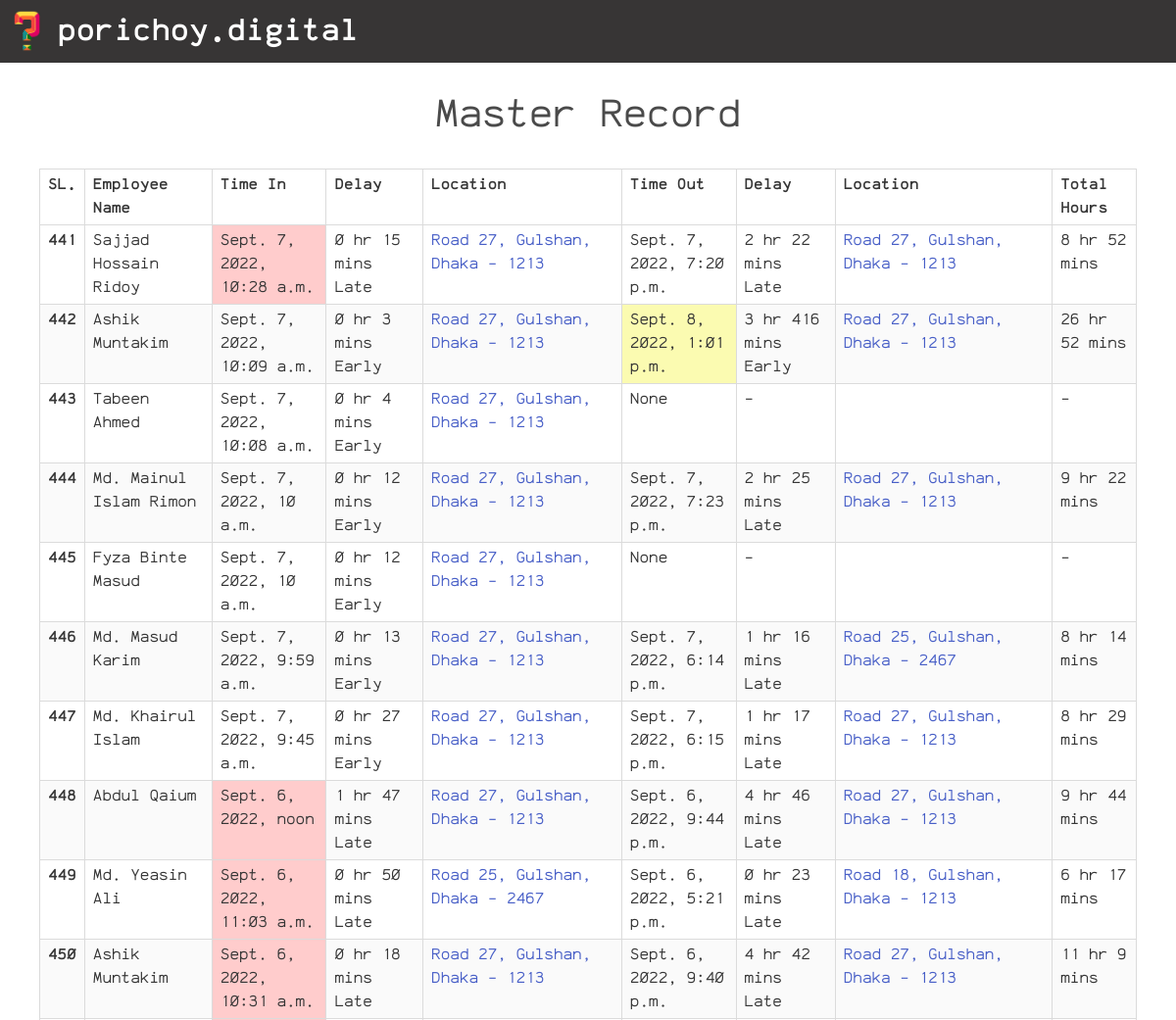
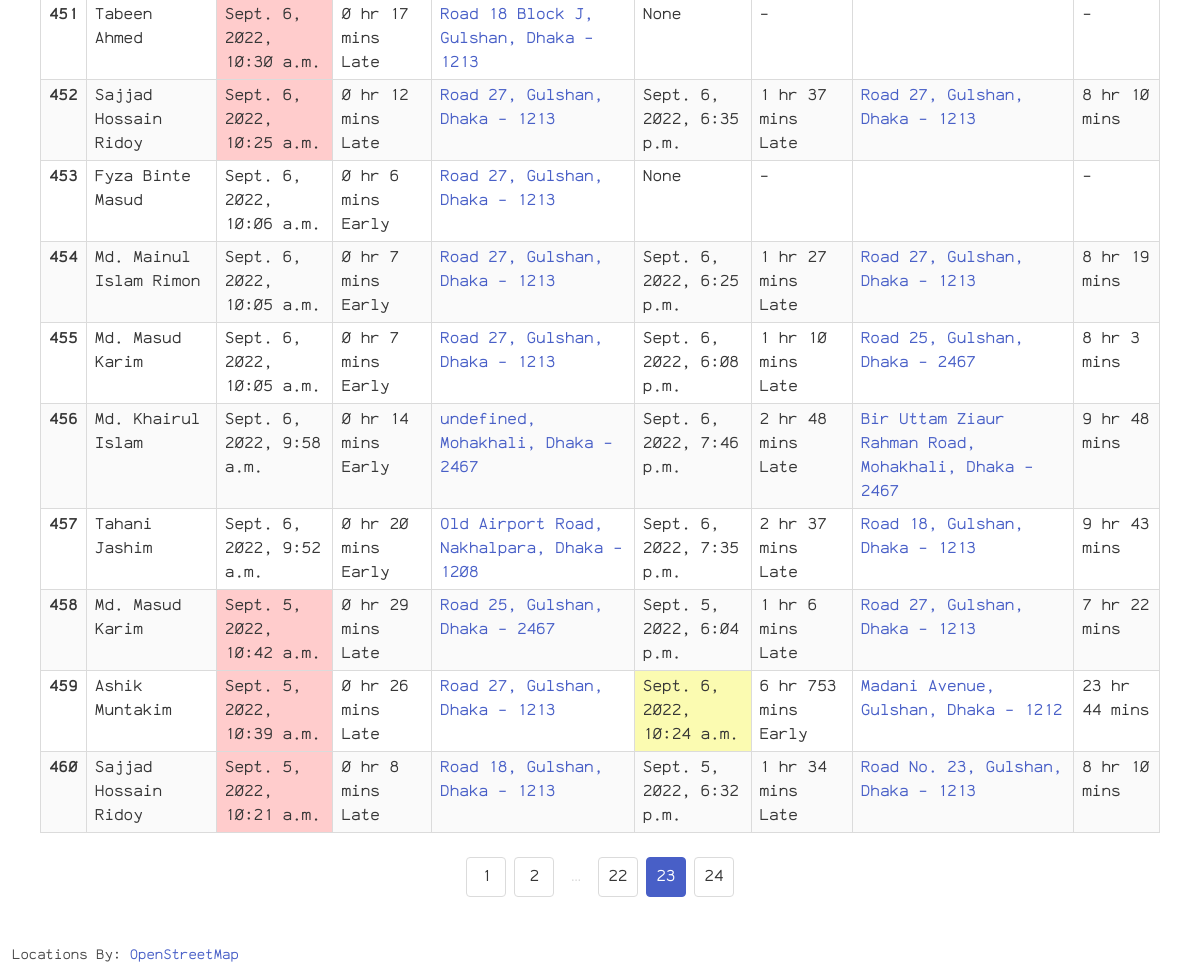
Screenshot of /dashboard-master/23 (signed in) with the database file from the repository (2 pictures, top to bottom).
### main/models.py (models this page shows)
class Log(models.Model):
    name = models.CharField(max_length=60, default='Not Given')
    time_in = models.DateTimeField(null=True, blank=True)
    late_join = models.BooleanField(default=False, null=True, blank=True)
    location_in = models.CharField(max_length=500, null=True, blank=True)
    location_in_url = models.CharField(max_length=500, null=True, blank=True)
    delay_in = models.CharField(max_length=50, default='-', null=True)
    time_out = models.DateTimeField(null=True, blank=True)
    late_leave = models.BooleanField(default=False, null=True, blank=True)
    location_out = models.CharField(max_length=500, null=True, blank=True)
    location_out_url = models.CharField(max_length=500, null=True, blank=True)
    delay_out = models.CharField(max_length=50, default='-', null=True)
    total_hours = models.CharField(max_length=50, default='-', null=True)
    user = models.ForeignKey(RegisteredUser, on_delete=models.CASCADE, related_name='user_logs')

### dashboard/views.py (the view)
# urls.py: path('dashboard-master/<int:page_no>', dashboard_view.dashboard_master, name='dashboard-master'),
@login_required(login_url='login')
def dashboard_master(req, page_no=1):
    user_logs = Log.objects.all().order_by('-id')
    paginator = Paginator(user_logs, 20)
    data_per_page = paginator.get_page(page_no)
    paginator_list = list(paginator.get_elided_page_range(page_no, on_each_side=1))
    return render(req, 'dashboard/records.html', {
        'logs': data_per_page,
        'paginator_list': paginator_list,
        'heading': "Master Record"
    })

### templates/dashboard/records.html (shortened to what this page needs)
{% extends "base.html" %} {% load static %}
{% block title %}Dashboard{% endblock title %} {% block content %}
<div class="has-text-centered is-size-2 mt-5">
    {{ heading }}
</div>
{% if logs %}
<div class="fieldCont">
    <div class="table-container table is-bordered is-striped is-narrow is-hoverable is-fullwidth">
        <table class="table">
            <thead>
                <tr>
                    <th>SL.</th>
                    <th>Employee Name</th>
                    <th>Time In</th>
                    <th>Delay</th>
                    <th>Location</th>
                    <th>Time Out</th>
                    <th>Delay</th>
                    <th>Location</th>
                    <th>Total Hours</th>
                </tr>
            </thead>
            <tbody>
                {% for log in logs %}
                <tr>
                    <th>{{ forloop.counter0|add:logs.start_index}}</th>
                    <td>{{ log.name }}</td>
                    <td {% if log.late_join %} class="redDiv" {% endif %}>{{ log.time_in }}</td>
                    <td>{{ log.delay_in }}</td>
                    <td>
                        {% if not log.location_in is None %}
                        <a href="{{ log.location_in_url }}" target="_blank">
                            {{ log.location_in }}
                        </a>
                        {% endif %}
                    </td>
                    <td {% if not log.late_leave and not log.time_out is None %} class="yellowDiv" {% endif %}>
                        {{ log.time_out }}
                    </td>
                    <td>{{ log.delay_out }}</td>
                    <td>
                        {% if not log.location_out is None %}
                        <a href="{{ log.location_out_url }}" target="_blank">
                            {{ log.location_out }}
                        </a>
                        {% endif %}
                    </td>
                    <td>{{ log.total_hours }}</td>
                </tr>
                {% endfor %}
            </tbody>
        </table>
    </div>
</div>
<div class="container">
    <nav class="pagination is-centered m-5" role="navigation" aria-label="pagination">
        <ul class="pagination-list">
            {% for page_num in paginator_list %}
                {% if page_num == logs.paginator.ELLIPSIS %}
                <li><span class="pagination-ellipsis">&hellip;</span></li>
                {% else %}
                <li><a class="pagination-link {% if logs.number == page_num %} is-current {% endif %}" href="{{page_num}}">
                    {{page_num}}
                </a></li>
                {% endif %}
            {% endfor %}
        </ul>
    </nav>
</div>
{% else %}
<div class="fieldCont has-text-centered mt-5">
    <span class="m-5 is-size-2">No data available</span>
</div>
{% endif %}
<small class="mx-3 mt-5 mb-2 mapAttr">
    Locations By: <a href="https://wiki.osmfoundation.org/wiki/Main_Page" target="_blank">OpenStreetMap</a>
</small>
{% endblock %}

### staticfiles/styles/styles.css (style rules this page uses)
* { font-family: "ankaCoder"; }
body { min-height: 100vh; }
.fieldCont { max-width: 35rem; margin: auto; }

### rows the page displays
Log: name "Sajjad Hossain Ridoy", time_in "Sept. 7, 2022, 10:28 a.m.", delay_in "0 hr 15 mins Late", location_in "Road 27, Gulshan, Dhaka - 1213", time_out "Sept. 7, 2022, 7:20 p.m.", delay_out "2 hr 22 mins Late", location_out "Road 27, Gulshan, Dhaka - 1213", total_hours "8 hr 52 mins"
Log: name "Ashik Muntakim", time_in "Sept. 7, 2022, 10:09 a.m.", delay_in "0 hr 3 mins Early", location_in "Road 27, Gulshan, Dhaka - 1213", time_out "Sept. 8, 2022, 1:01 p.m.", delay_out "3 hr 416 mins Early", location_out "Road 27, Gulshan, Dhaka - 1213", total_hours "26 hr 52 mins"
Log: name "Tabeen Ahmed", time_in "Sept. 7, 2022, 10:08 a.m.", delay_in "0 hr 4 mins Early", location_in "Road 27, Gulshan, Dhaka - 1213", time_out "None", delay_out "-", total_hours "-"
Log: name "Md. Mainul Islam Rimon", time_in "Sept. 7, 2022, 10 a.m.", delay_in "0 hr 12 mins Early", location_in "Road 27, Gulshan, Dhaka - 1213", time_out "Sept. 7, 2022, 7:23 p.m.", delay_out "2 hr 25 mins Late", location_out "Road 27, Gulshan, Dhaka - 1213", total_hours "9 hr 22 mins"
Log: name "Fyza Binte Masud", time_in "Sept. 7, 2022, 10 a.m.", delay_in "0 hr 12 mins Early", location_in "Road 27, Gulshan, Dhaka - 1213", time_out "None", delay_out "-", total_hours "-"
Log: name "Md. Masud Karim", time_in "Sept. 7, 2022, 9:59 a.m.", delay_in "0 hr 13 mins Early", location_in "Road 27, Gulshan, Dhaka - 1213", time_out "Sept. 7, 2022, 6:14 p.m.", delay_out "1 hr 16 mins Late", location_out "Road 25, Gulshan, Dhaka - 2467", total_hours "8 hr 14 mins"
Log: name "Md. Khairul Islam", time_in "Sept. 7, 2022, 9:45 a.m.", delay_in "0 hr 27 mins Early", location_in "Road 27, Gulshan, Dhaka - 1213", time_out "Sept. 7, 2022, 6:15 p.m.", delay_out "1 hr 17 mins Late", location_out "Road 27, Gulshan, Dhaka - 1213", total_hours "8 hr 29 mins"
Log: name "Abdul Qaium", time_in "Sept. 6, 2022, noon", delay_in "1 hr 47 mins Late", location_in "Road 27, Gulshan, Dhaka - 1213", time_out "Sept. 6, 2022, 9:44 p.m.", delay_out "4 hr 46 mins Late", location_out "Road 27, Gulshan, Dhaka - 1213", total_hours "9 hr 44 mins"
Log: name "Md. Yeasin Ali", time_in "Sept. 6, 2022, 11:03 a.m.", delay_in "0 hr 50 mins Late", location_in "Road 25, Gulshan, Dhaka - 2467", time_out "Sept. 6, 2022, 5:21 p.m.", delay_out "0 hr 23 mins Late", location_out "Road 18, Gulshan, Dhaka - 1213", total_hours "6 hr 17 mins"
Log: name "Ashik Muntakim", time_in "Sept. 6, 2022, 10:31 a.m.", delay_in "0 hr 18 mins Late", location_in "Road 27, Gulshan, Dhaka - 1213", time_out "Sept. 6, 2022, 9:40 p.m.", delay_out "4 hr 42 mins Late", location_out "Road 27, Gulshan, Dhaka - 1213", total_hours "11 hr 9 mins"
Log: name "Tabeen Ahmed", time_in "Sept. 6, 2022, 10:30 a.m.", delay_in "0 hr 17 mins Late", location_in "Road 18 Block J, Gulshan, Dhaka - 1213", time_out "None", delay_out "-", total_hours "-"
Log: name "Sajjad Hossain Ridoy", time_in "Sept. 6, 2022, 10:25 a.m.", delay_in "0 hr 12 mins Late", location_in "Road 27, Gulshan, Dhaka - 1213", time_out "Sept. 6, 2022, 6:35 p.m.", delay_out "1 hr 37 mins Late", location_out "Road 27, Gulshan, Dhaka - 1213", total_hours "8 hr 10 mins"
Log: name "Fyza Binte Masud", time_in "Sept. 6, 2022, 10:06 a.m.", delay_in "0 hr 6 mins Early", location_in "Road 27, Gulshan, Dhaka - 1213", time_out "None", delay_out "-", total_hours "-"
Log: name "Md. Mainul Islam Rimon", time_in "Sept. 6, 2022, 10:05 a.m.", delay_in "0 hr 7 mins Early", location_in "Road 27, Gulshan, Dhaka - 1213", time_out "Sept. 6, 2022, 6:25 p.m.", delay_out "1 hr 27 mins Late", location_out "Road 27, Gulshan, Dhaka - 1213", total_hours "8 hr 19 mins"
Log: name "Md. Masud Karim", time_in "Sept. 6, 2022, 10:05 a.m.", delay_in "0 hr 7 mins Early", location_in "Road 27, Gulshan, Dhaka - 1213", time_out "Sept. 6, 2022, 6:08 p.m.", delay_out "1 hr 10 mins Late", location_out "Road 25, Gulshan, Dhaka - 2467", total_hours "8 hr 3 mins"
Log: name "Md. Khairul Islam", time_in "Sept. 6, 2022, 9:58 a.m.", delay_in "0 hr 14 mins Early", location_in "undefined, Mohakhali, Dhaka - 2467", time_out "Sept. 6, 2022, 7:46 p.m.", delay_out "2 hr 48 mins Late", location_out "Bir Uttam Ziaur Rahman Road, Mohakhali, Dhaka - 2467", total_hours "9 hr 48 mins"
Log: name "Tahani Jashim", time_in "Sept. 6, 2022, 9:52 a.m.", delay_in "0 hr 20 mins Early", location_in "Old Airport Road, Nakhalpara, Dhaka - 1208", time_out "Sept. 6, 2022, 7:35 p.m.", delay_out "2 hr 37 mins Late", location_out "Road 18, Gulshan, Dhaka - 1213", total_hours "9 hr 43 mins"
Log: name "Md. Masud Karim", time_in "Sept. 5, 2022, 10:42 a.m.", delay_in "0 hr 29 mins Late", location_in "Road 25, Gulshan, Dhaka - 2467", time_out "Sept. 5, 2022, 6:04 p.m.", delay_out "1 hr 6 mins Late", location_out "Road 27, Gulshan, Dhaka - 1213", total_hours "7 hr 22 mins"
Log: name "Ashik Muntakim", time_in "Sept. 5, 2022, 10:39 a.m.", delay_in "0 hr 26 mins Late", location_in "Road 27, Gulshan, Dhaka - 1213", time_out "Sept. 6, 2022, 10:24 a.m.", delay_out "6 hr 753 mins Early", location_out "Madani Avenue, Gulshan, Dhaka - 1212", total_hours "23 hr 44 mins"
Log: name "Sajjad Hossain Ridoy", time_in "Sept. 5, 2022, 10:21 a.m.", delay_in "0 hr 8 mins Late", location_in "Road 18, Gulshan, Dhaka - 1213", time_out "Sept. 5, 2022, 6:32 p.m.", delay_out "1 hr 34 mins Late", location_out "Road No. 23, Gulshan, Dhaka - 1213", total_hours "8 hr 10 mins"

### other values shown
{{ heading }} "Master Record"
{{ page_num }} "1" "2" "22" "23" "24"
